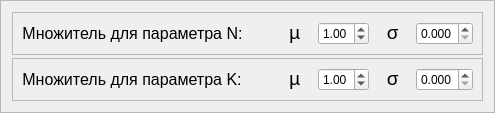
           <widget class="QFrame" name="random_frame">
            <property name="frameShape">
             <enum>QFrame::StyledPanel</enum>
            </property>
            <property name="frameShadow">
             <enum>QFrame::Sunken</enum>
            </property>
            <layout class="QVBoxLayout" name="verticalLayout_8">
             <property name="spacing">
              <number>3</number>
             </property>
             <item>
              <widget class="QFrame" name="frame_3">
               <property name="frameShape">
                <enum>QFrame::StyledPanel</enum>
               </property>
               <property name="frameShadow">
                <enum>QFrame::Raised</enum>
               </property>
               <layout class="QHBoxLayout" name="horizontalLayout_7">
                <item>
                 <widget class="QLabel" name="label_8">
                  <property name="font">
                   <font>
                    <family>Tahoma</family>
                    <pointsize>12</pointsize>
                   </font>
                  </property>
                  <property name="text">
                   <string>Множитель для параметра N:</string>
                  </property>
                  <property name="alignment">
                   <set>Qt::AlignCenter</set>
                  </property>
                  <property name="margin">
                   <number>5</number>
                  </property>
                 </widget>
                </item>
                <item>
                 <spacer name="horizontalSpacer_8">
                  <property name="orientation">
                   <enum>Qt::Horizontal</enum>
                  </property>
                  <property name="sizeHint" stdset="0">
                   <size>
                    <width>40</width>
                    <height>20</height>
                   </size>
                  </property>
                 </spacer>
                </item>
                <item>
                 <widget class="QLabel" name="label_4">
                  <property name="font">
                   <font>
                    <family>Consolas</family>
                    <pointsize>14</pointsize>
                   </font>
                  </property>
                  <property name="text">
                   <string>μ </string>
                  </property>
                  <property name="alignment">
                   <set>Qt::AlignCenter</set>
                  </property>
                  <property name="margin">
                   <number>5</number>
                  </property>
                 </widget>
                </item>
                <item>
                 <widget class="QDoubleSpinBox" name="mo_n_spin">
                  <property name="minimum">
                   <double>0.500000000000000</double>
                  </property>
                  <property name="maximum">
                   <double>1.500000000000000</double>
                  </property>
                  <property name="singleStep">
                   <double>0.010000000000000</double>
                  </property>
                  <property name="value">
                   <double>1.000000000000000</double>
                  </property>
                 </widget>
                </item>
                <item>
                 <widget class="QLabel" name="label_7">
                  <property name="font">
                   <font>
                    <family>Consolas</family>
                    <pointsize>14</pointsize>
                   </font>
                  </property>
                  <property name="text">
                   <string> σ </string>
                  </property>
                  <property name="alignment">
                   <set>Qt::AlignCenter</set>
                  </property>
                  <property name="margin">
                   <number>5</number>
                  </property>
                 </widget>
                </item>
                <item>
                 <widget class="QDoubleSpinBox" name="sko_n_spin">
                  <property name="decimals">
                   <number>3</number>
                  </property>
                  <property name="maximum">
                   <double>2.000000000000000</double>
                  </property>
                  <property name="singleStep">
                   <double>0.001000000000000</double>
                  </property>
                 </widget>
                </item>
               </layout>
              </widget>
             </item>
             <item>
              <widget class="QFrame" name="frame_4">
               <property name="frameShape">
                <enum>QFrame::StyledPanel</enum>
               </property>
               <property name="frameShadow">
                <enum>QFrame::Raised</enum>
               </property>
               <layout class="QHBoxLayout" name="horizontalLayout_8">
                <item>
                 <widget class="QLabel" name="label_9">
                  <property name="font">
                   <font>
                    <family>Tahoma</family>
                    <pointsize>12</pointsize>
                   </font>
                  </property>
                  <property name="text">
                   <string>Множитель для параметра K:</string>
                  </property>
                  <property name="alignment">
                   <set>Qt::AlignCenter</set>
                  </property>
                  <property name="margin">
                   <number>5</number>
                  </property>
                 </widget>
                </item>
                <item>
                 <spacer name="horizontalSpacer_9">
                  <property name="orientation">
                   <enum>Qt::Horizontal</enum>
                  </property>
                  <property name="sizeHint" stdset="0">
                   <size>
                    <width>40</width>
                    <height>20</height>
                   </size>
                  </property>
                 </spacer>
                </item>
                <item>
                 <widget class="QLabel" name="label_5">
                  <property name="font">
                   <font>
                    <family>Consolas</family>
                    <pointsize>14</pointsize>
                   </font>
                  </property>
                  <property name="text">
                   <string>μ </string>
                  </property>
                  <property name="alignment">
                   <set>Qt::AlignCenter</set>
                  </property>
                  <property name="margin">
                   <number>5</number>
                  </property>
                 </widget>
                </item>
                <item>
                 <widget class="QDoubleSpinBox" name="mo_k_spin">
                  <property name="minimum">
                   <double>0.500000000000000</double>
                  </property>
                  <property name="maximum">
                   <double>1.500000000000000</double>
                  </property>
                  <property name="singleStep">
                   <double>0.010000000000000</double>
                  </property>
                  <property name="value">
                   <double>1.000000000000000</double>
                  </property>
                 </widget>
                </item>
                <item>
                 <widget class="QLabel" name="label_6">
                  <property name="font">
                   <font>
                    <family>Consolas</family>
                    <pointsize>14</pointsize>
                   </font>
                  </property>
                  <property name="text">
                   <string> σ </string>
                  </property>
                  <property name="alignment">
                   <set>Qt::AlignCenter</set>
                  </property>
                  <property name="margin">
                   <number>5</number>
                  </property>
                 </widget>
                </item>
                <item>
                 <widget class="QDoubleSpinBox" name="sko_k_spin">
                  <property name="decimals">
                   <number>3</number>
                  </property>
                  <property name="maximum">
                   <double>2.000000000000000</double>
                  </property>
                  <property name="singleStep">
                   <double>0.001000000000000</double>
                  </property>
                 </widget>
                </item>
               </layout>
              </widget>
             </item>
            </layout>
           </widget>
